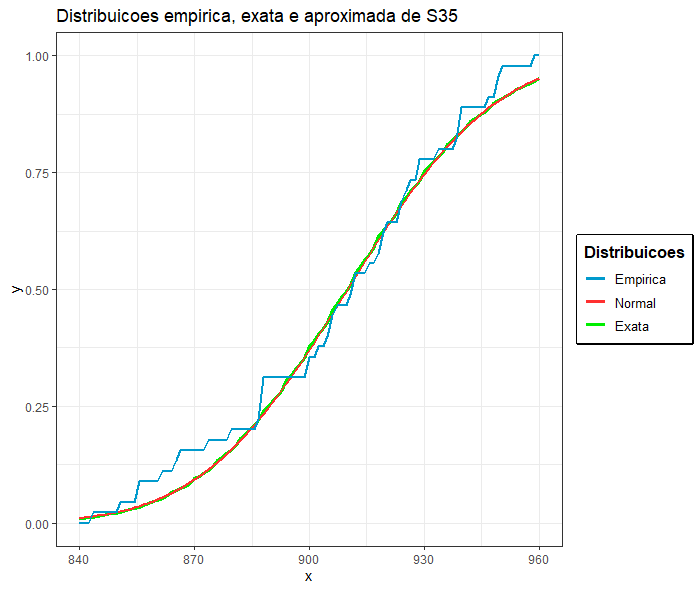

R code for this plot:
library("ggplot2")

set.seed(1819)
Slambda=26*35

#Generate empirical data
empiricalX=c(0)
for(i in 1:35)
{
  empiricalX<-empiricalX + rpois(45, 26)
}

data<-data.frame(empiricalX)
#Plot
ggplot(data, aes())+
  stat_function(fun=ppois, args=list(Slambda), aes(color="Exata"), size=1.1)+                   #Exact poisson distribution
  stat_function(fun=pnorm, args=list(Slambda, sqrt(Slambda)), aes(color="Normal"), size=1)+     #Approx by normal distribution
  stat_function(fun = ecdf(empiricalX), aes(color="Empirica"), size=1) +                        #Poisson empirical plot
  xlim(840, 960)+
  scale_color_manual(name = "Distribuicoes", values = c("Empirica"="deepskyblue3", "Normal"="firebrick1", "Exata"="green2"))+
  labs(title = "Distribuicoes empirica, exata e aproximada de S35", x = "x", y = "y") +
  theme_bw()+
  theme(legend.position = "right", legend.title = element_text(face = "bold", size = 12), legend.text = element_text(size = 10), legend.box.background = element_rect(color="black", size=1.2))
